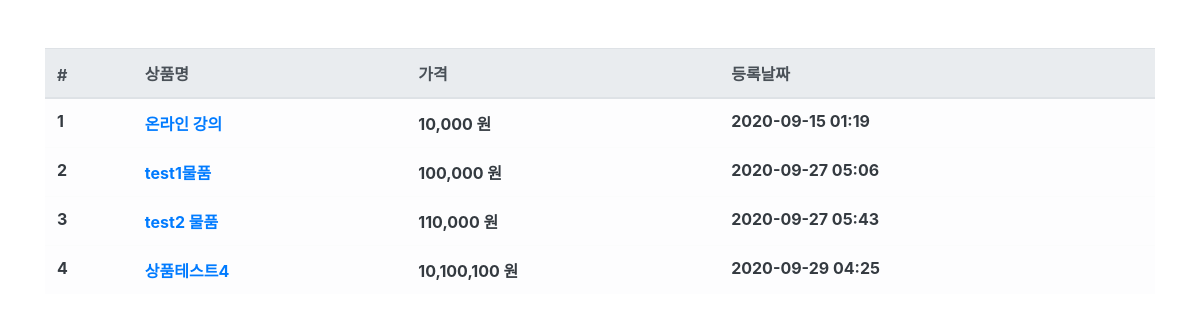
The app's page /product/ with its own data.
### product/models.py (models this page shows, shortened)
class Product(models.Model):
    objects = models.Manager()
    name = models.CharField(max_length=256, verbose_name='상품명')
    price = models.IntegerField(verbose_name='상품가격')
    description = models.TextField(verbose_name='상품설명')
    stuck = models.IntegerField(verbose_name='재고')
    register_date = models.DateTimeField(
        auto_now_add=True, verbose_name='등록날짜')
    class Meta:
        db_table = 'shop_product'  # 테이블명 지정
        verbose_name = '상품'
        verbose_name_plural = '상품'  # 복수형

### product/views.py (the view)
# urls.py: path('product/', ProductList.as_view()),
class ProductList(ListView):
    model = Product
    template_name = 'product.html'
    context_object_name = 'product_list'

### product/templates/product.html
{%extends 'base.html'%}
{% load humanize %}
{%block contents%}
<div class="row mt-5">
    <div class="col-12">
        <table class="table table-light">
            <thead class="thead-light">
                <tr>
                    <th scope="col">#</th>
                    <th scope="col">상품명</th>
                    <th scope="col">가격</th>
                    <th scope="col">등록날짜</th>
                </tr>
            </thead>
            <tbody class="text-dark">
                {%for product in product_list%}
                <tr>
                    <th scope="row">{{product.id}}</th>
                    <th scope="row"><a href="/product/{{product.id}}">{{product.name}}</a></th>
                    <th scope="row">{{product.price | intcomma}} 원</th>
                    <th scope="row">{{product.register_date|date:'Y-m-d H:i' }}</th>
                </tr>
                {%endfor%}
            </tbody>
        </table>
    </div>
</div>
{%endblock%}

### records on screen
Product: id "1", name "온라인 강의", price "10,000", register_date "2020-09-15 01:19"
Product: id "2", name "test1물품", price "100,000", register_date "2020-09-27 05:06"
Product: id "3", name "test2 물품", price "110,000", register_date "2020-09-27 05:43"
Product: id "4", name "상품테스트4", price "10,100,100", register_date "2020-09-29 04:25"
